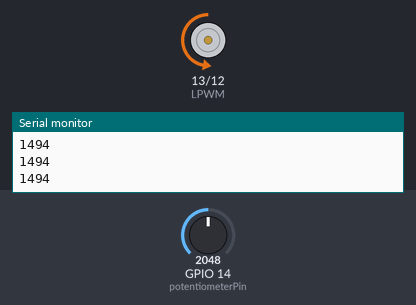
Recording of a program running on a simulated ESP32. Shown: motor-driver pin pairs drawn as motors (green arrow = first pin HIGH = forward, orange = second pin HIGH = backward, longer = more drive), the last lines printed to the serial monitor. Inputs (shaded band) come from the test bench; at power-on: GPIO 14 (potentiometerPin) = 2048.

Above: at 1.2 s.
1.3 s: GPIO 14 (potentiometerPin) set to 19
At 1.65 s:
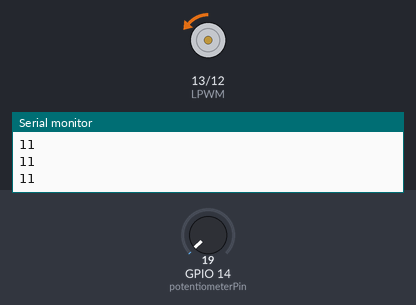
4.3 s: GPIO 14 (potentiometerPin) set to 15
At 5.0 s:
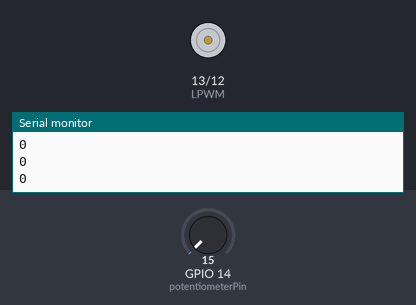
5.8 s: GPIO 14 (potentiometerPin) set to 491
At 5.96 s:
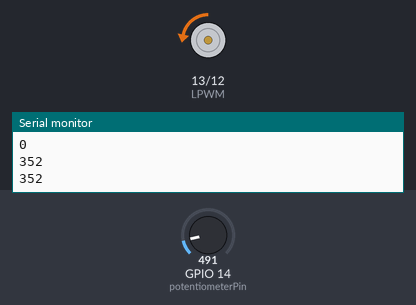
8.8 s: GPIO 14 (potentiometerPin) set to 2866
At 9.07 s:
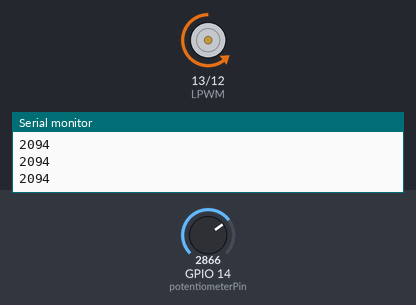
11.8 s: GPIO 14 (potentiometerPin) set to 3603
At 12.08 s:
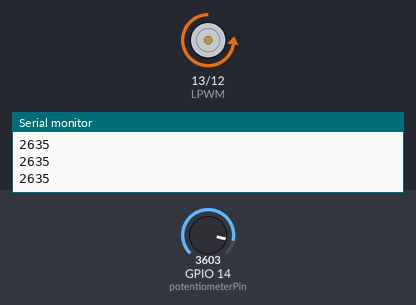
14.8 s: GPIO 14 (potentiometerPin) set to 0
At 15.3 s:
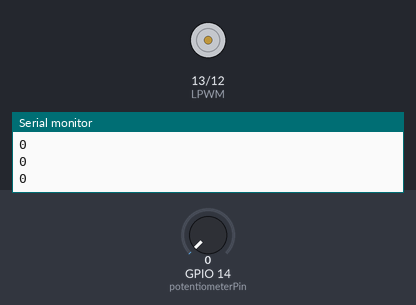
Timing chart, 0 to 17.3 s (numbered marks = the images above; inputs shaded):
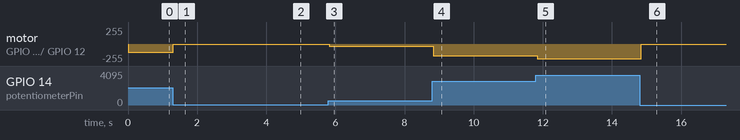

The program:

main.cpp
```cpp
#include <Arduino.h>

#define RPWM 12 // Pin for right direction
#define LPWM 13 // Pin for left direction
const int potentiometerPin = 14;  // Pin where the potentiometer is connected

void setup() {
    Serial.begin(115200);  // Start the serial communication at 115200 baud rate

    pinMode(RPWM, OUTPUT);
    pinMode(LPWM, OUTPUT);

    analogWrite(RPWM, 0);
    analogWrite(LPWM, 0);
}

void loop() {
    int potValue = analogRead(potentiometerPin);  // Read the analog value from the potentiometer
    //Serial.println(potValue);  // Print the value to the serial monitor
    int distance = map(potValue, 0, 4095, 0, 980);  // Map the potentiometer value to the desired distance range
    //Serial.println(distance);  // Print the distance to the serial monitor
    //delay(100);  // Small delay to make it readable

    int speed = map(potValue, 0, 4095, 0, 255);  // Map the potentiometer value to the desired speed range
    analogWrite(RPWM, speed);
    analogWrite(LPWM, 0);
    // Serial.println(speed);  // Print the speed to the serial monitor
    // delay(100);  // Small delay to make it readable

    int currentPosition = analogRead(potentiometerPin);  // Read the current position of the motor
    int targetPosition = map(distance, 0, 980, 0, 4095);  // Map the desired distance to the potentiometer range
    int rpm = map(speed, 0, 255, 0, 3000);  // Map the speed to the desired RPM range
    Serial.println(rpm);  // Print the RPM to the serial monitor
    delay(100);  // Small delay to make it readable

    if (currentPosition < targetPosition) {
        analogWrite(RPWM, rpm);
        analogWrite(LPWM, 0);
    } else if (currentPosition > targetPosition) {
        analogWrite(RPWM, 0);
        analogWrite(LPWM, rpm);
    } else {
        analogWrite(RPWM, 0);
        analogWrite(LPWM, 0);
    }


}
```

Measured:
- after the input at 1.3 s, motor on GPIO 13 (LPWM) / GPIO 12 (RPWM): backward 127/255 → backward 1/255 at once
- after the input at 4.3 s, motor on GPIO 13 (LPWM) / GPIO 12 (RPWM): backward 1/255 → stopped at once
- after the input at 5.8 s, motor on GPIO 13 (LPWM) / GPIO 12 (RPWM): stopped → backward 30/255 at once
- after the input at 8.8 s, motor on GPIO 13 (LPWM) / GPIO 12 (RPWM): backward 30/255 → backward 178/255 at once
- after the input at 11.8 s, motor on GPIO 13 (LPWM) / GPIO 12 (RPWM): backward 178/255 → backward 224/255 at once
- after the input at 14.8 s, motor on GPIO 13 (LPWM) / GPIO 12 (RPWM): backward 224/255 → stopped after 0.05 s
